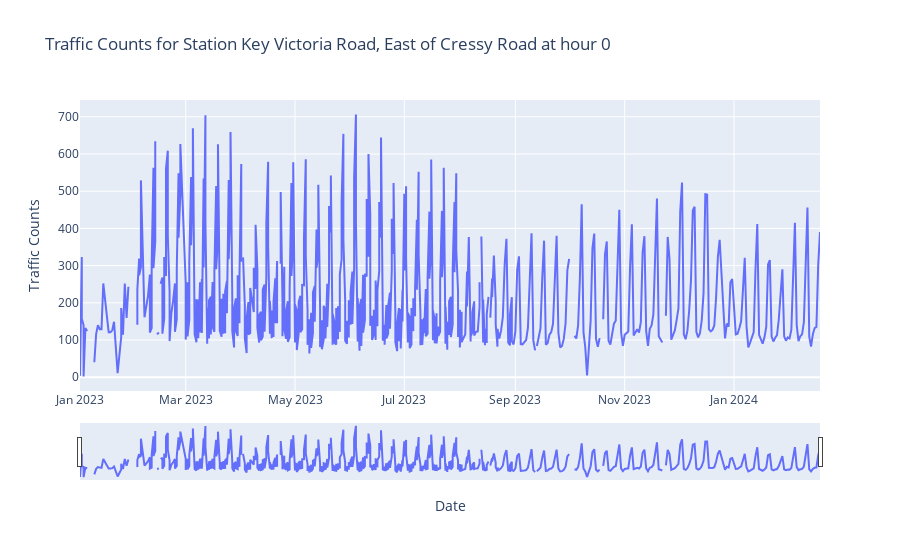
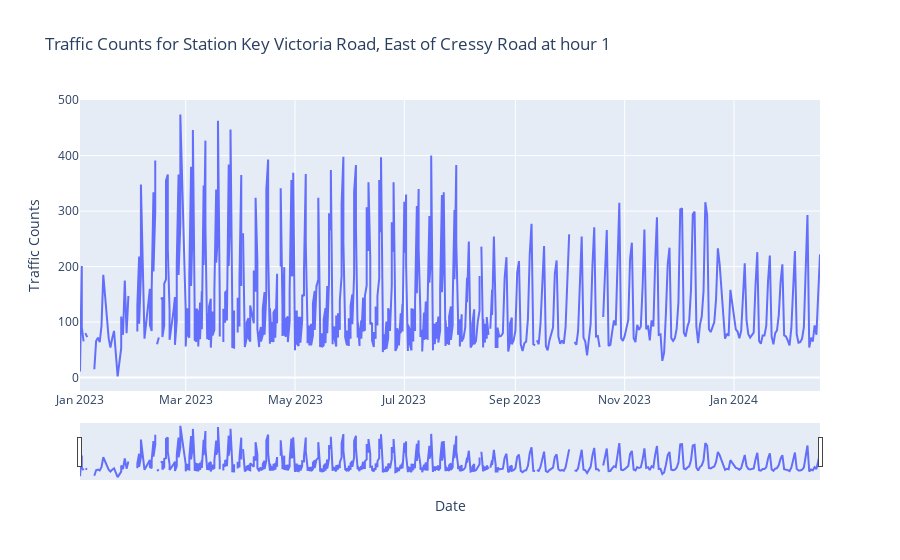
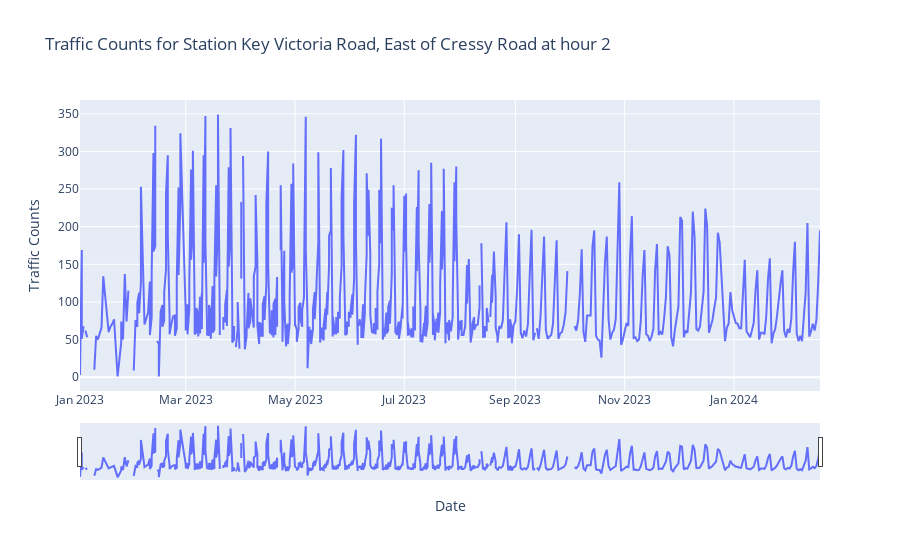
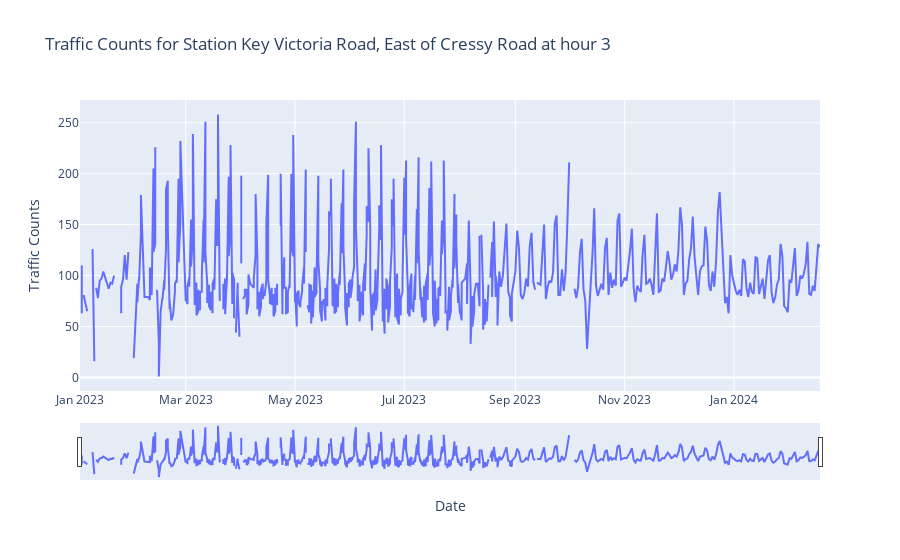

The code cell stored with these charts, in order, in its notebook:
### Code cell
df_all = {}
quantiles = {}
for key in ["99990010", "15286012"]:
    df_all[key] = {} 
    for hour in range(0, 24):
        df_all[key][hour] = plot_counts_for_station_key_by_hour_plotly(key, hour)

### Figure 1 — Plotly figure (JSON) as saved in the notebook; plotly's stock layout.template omitted (floating-point values rounded to 4 significant figures; data arrays with more than 128 entries replaced by an {"elided": "..."} marker saying what was removed)
{"data": [{"hovertemplate": "date=%{x}<br>Traffic Volume=%{y}<extra></extra>", "legendgroup": "", "line": {"color": "#636efa", "dash": "solid"}, "marker": {"symbol": "circle"}, "mode": "lines", "name": "", "orientation": "v", "showlegend": false, "type": "scatter", "x": {"elided": "594 str values"}, "xaxis": "x", "y": {"elided": "594 int values"}, "yaxis": "y"}], "layout": {"hovermode": "x", "legend": {"tracegroupgap": 0}, "title": {"text": "Traffic Counts for Station Key Victoria Road, East of Cressy Road at hour 0"}, "xaxis": {"anchor": "y", "domain": [0, 1], "rangeslider": {"visible": true}, "title": {"text": "Date"}}, "yaxis": {"anchor": "x", "domain": [0, 1], "title": {"text": "Traffic Counts"}}}}

### Figure 2 — Plotly figure (JSON) as saved in the notebook; plotly's stock layout.template omitted (floating-point values rounded to 4 significant figures; data arrays with more than 128 entries replaced by an {"elided": "..."} marker saying what was removed)
{"data": [{"hovertemplate": "date=%{x}<br>Traffic Volume=%{y}<extra></extra>", "legendgroup": "", "line": {"color": "#636efa", "dash": "solid"}, "marker": {"symbol": "circle"}, "mode": "lines", "name": "", "orientation": "v", "showlegend": false, "type": "scatter", "x": {"elided": "594 str values"}, "xaxis": "x", "y": {"elided": "594 int values"}, "yaxis": "y"}], "layout": {"hovermode": "x", "legend": {"tracegroupgap": 0}, "title": {"text": "Traffic Counts for Station Key Victoria Road, East of Cressy Road at hour 1"}, "xaxis": {"anchor": "y", "domain": [0, 1], "rangeslider": {"visible": true}, "title": {"text": "Date"}}, "yaxis": {"anchor": "x", "domain": [0, 1], "title": {"text": "Traffic Counts"}}}}

### Figure 3 — Plotly figure (JSON) as saved in the notebook; plotly's stock layout.template omitted (floating-point values rounded to 4 significant figures; data arrays with more than 128 entries replaced by an {"elided": "..."} marker saying what was removed)
{"data": [{"hovertemplate": "date=%{x}<br>Traffic Volume=%{y}<extra></extra>", "legendgroup": "", "line": {"color": "#636efa", "dash": "solid"}, "marker": {"symbol": "circle"}, "mode": "lines", "name": "", "orientation": "v", "showlegend": false, "type": "scatter", "x": {"elided": "594 str values"}, "xaxis": "x", "y": {"elided": "594 int values"}, "yaxis": "y"}], "layout": {"hovermode": "x", "legend": {"tracegroupgap": 0}, "title": {"text": "Traffic Counts for Station Key Victoria Road, East of Cressy Road at hour 2"}, "xaxis": {"anchor": "y", "domain": [0, 1], "rangeslider": {"visible": true}, "title": {"text": "Date"}}, "yaxis": {"anchor": "x", "domain": [0, 1], "title": {"text": "Traffic Counts"}}}}

### Figure 4 — Plotly figure (JSON) as saved in the notebook; plotly's stock layout.template omitted (floating-point values rounded to 4 significant figures; data arrays with more than 128 entries replaced by an {"elided": "..."} marker saying what was removed)
{"data": [{"hovertemplate": "date=%{x}<br>Traffic Volume=%{y}<extra></extra>", "legendgroup": "", "line": {"color": "#636efa", "dash": "solid"}, "marker": {"symbol": "circle"}, "mode": "lines", "name": "", "orientation": "v", "showlegend": false, "type": "scatter", "x": {"elided": "594 str values"}, "xaxis": "x", "y": {"elided": "594 int values"}, "yaxis": "y"}], "layout": {"hovermode": "x", "legend": {"tracegroupgap": 0}, "title": {"text": "Traffic Counts for Station Key Victoria Road, East of Cressy Road at hour 3"}, "xaxis": {"anchor": "y", "domain": [0, 1], "rangeslider": {"visible": true}, "title": {"text": "Date"}}, "yaxis": {"anchor": "x", "domain": [0, 1], "title": {"text": "Traffic Counts"}}}}
